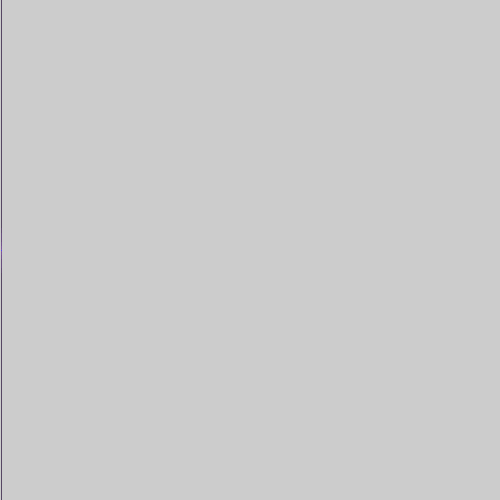
Frame 1 (no input)
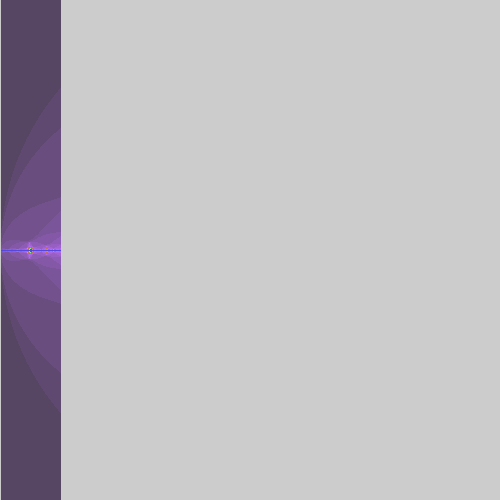
Frame 60 (the mouse pressed at the canvas centre just before this capture)
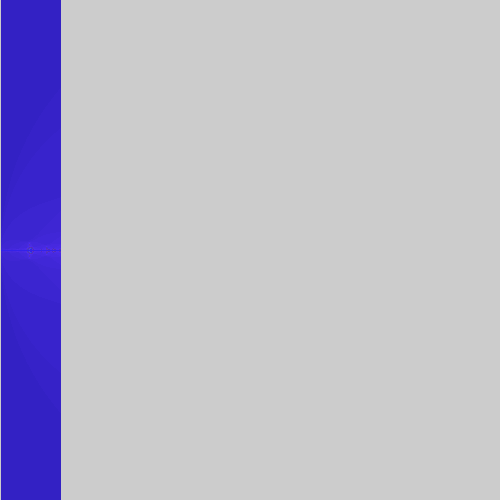
Frame 120 (the mouse held since frame 60 and released just before this capture)

The Processing sketch that drew these frames (run headless with seeded random() and noise(); from frame 60 on, the mouse is pressed at the canvas centre):

// Processing sketch: mandelbrot
// ── mandelbrot.pde
float x, y, zr, zi, zr2, zi2, cr, ci, n;
float  zmx1, zmx2, zmy1, zmy2, f;
float di, dj, fn1, fn2, fn3;
float re, gr, bl;
int  xt, yt, i, j;
 
void setup() {
 size(500,500);
 prepare();
 }
 
void draw() {
   if (i <= width) i++;
    x =  (i +  di)/ zmx1 - zmx2;
      for ( j = 0; j <= height; j++) {
        y = zmy2 - (j + dj) / zmy1;
        zr = 0;
        zi = 0;
        zr2 = 0; 
        zi2 = 0; 
        cr = x;   
        ci = y;  
        n = 1;
          while (n < 200 && (zr2 + zi2) < 4) {
            zi2 = zi * zi;
            zr2 = zr * zr;
            zi = 2 * zi * zr + ci;
            zr = zr2 - zi2 + cr;
            n++;
          }  
       re = (n * fn1) % 255;
       gr = (n * fn2) % 255;
       bl = (n * fn3) % 255;
       stroke(re, gr, bl); 
       point(i, j);
      }
   }
 
void prepare() {
  di = 0;
  dj = 0;
  f = 10;
  fn1 = random(20); 
  fn2 = random(20); 
  fn3 = random(20);
  zmx1 = int(width / 4);
  zmx2 = 2;
  zmy1 = int(height / 4);
  zmy2 = 2;
  } 
 
void mousePressed() {
  background(255);
  xt = mouseX;
  yt = mouseY;
  di = di + xt - int(width / 2);
  dj = dj + yt - int(height / 2);
  zmx1 = zmx1 * f;
  zmx2 = zmx2 * (1 / f);
  zmy1 = zmy1 * f;
  zmy2 = zmy2 * (1 / f);
  di = di * f;
  dj = dj * f;
  i = 0;
  j = 0;
}
